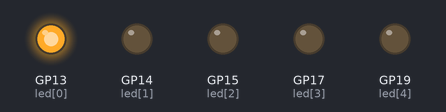
A program run on a simulated Raspberry Pi Pico running MicroPython. Parts: output pins drawn as LEDs (lit = HIGH). At 32.5 s the program stops and its outputs stay as they are.

Above: at 0.05 s.
At 3.97 s:
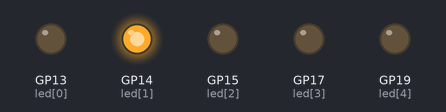
At 8.31 s:
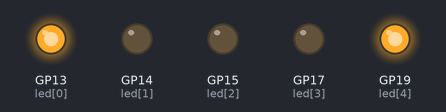
At 16.46 s:
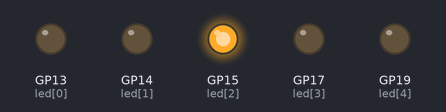
At 24.42 s:
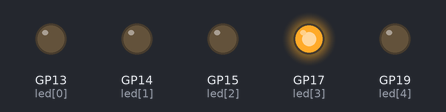
At 32.5 s:
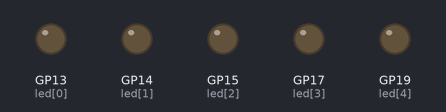
Timing chart, 0 to 34.0 s (numbered marks = the images above):
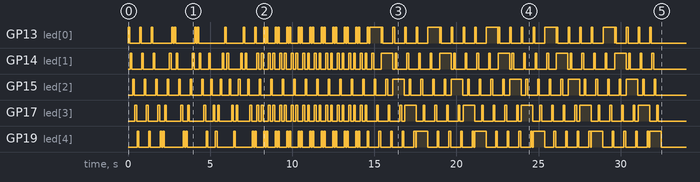

The program:

Workshop_EP2_LED.py
```python
from machine import Pin
import utime
import math

led_order = [13, 14, 15, 17, 19]
loop = 5

# 0.7 s per round
def Blink(no, on=0.10):
    led = Pin(no, Pin.OUT)
    led.on()
    utime.sleep(on)
    led.off()
    utime.sleep(0.04)

def Blink2(n1, n2):
    led1 = Pin(n1, Pin.OUT)
    led2 = Pin(n2, Pin.OUT)
    led1.on()
    led2.on()
    utime.sleep(0.10)
    led1.off()
    led2.off()
    utime.sleep(0.04)

def LeftToRight(r=loop):
    for i in range(r):
        for N in led_order:
            Blink(N)

def Reflex():
    for i in range(loop):
        if i%2 == 1:
            for N in reversed(led_order):
                Blink(N)
        elif i%2 == 0:
            for N in led_order:
                Blink(N)

def Reflex_con():
    for i in range(loop):
        if i%2 == 1:
            for N in reversed(led_order[:-1]):
                Blink(N)
        elif i%2 == 0:
            for N in led_order[1:]:
                Blink(N)

def Edge_to_Center(n=2):
    qty = len(led_order)
    for i in range(loop*n):
        for N, P in enumerate(led_order, start=1):
            pos = abs(N - math.ceil(qty/2))
            if  pos == 2:
                Blink2(led_order[0], led_order[4])
            elif pos == 1:
                Blink2(led_order[1], led_order[3])
            elif pos == 0:
                Blink(led_order[2])

def two_step():
    for i in range(5):
        #LeftToRight(1)
        for n in led_order:
            Pin(n, Pin.OUT).on()
            for t in led_order:
                led = Pin(t, Pin.OUT)
                led.on()
                utime.sleep(0.10)
                if n != t:
                    led.off()
                utime.sleep(0.04)

            #utime.sleep(0.1)
            Pin(n, Pin.OUT).off()
            utime.sleep(0.01)

LeftToRight(2)
Reflex()
Reflex_con()
Edge_to_Center()
two_step()
```

Measured:
- by itself, GP13 (led[0]): LOW → HIGH at 0.00 s, → LOW 0.10 s later, → HIGH 0.60 s later, → LOW 0.10 s later, … (108 changes in this stretch)
- by itself, GP14 (led[1]): LOW → HIGH at 0.14 s, → LOW 0.10 s later, → HIGH 0.60 s later, → LOW 0.10 s later, … (114 changes in this stretch)
- by itself, GP15 (led[2]): LOW → HIGH at 0.28 s, → LOW 0.10 s later, → HIGH 0.60 s later, → LOW 0.10 s later, … (94 changes in this stretch)
- by itself, GP17 (led[3]): LOW → HIGH at 0.42 s, → LOW 0.10 s later, → HIGH 0.60 s later, → LOW 0.10 s later, … (114 changes in this stretch)
- by itself, GP19 (led[4]): LOW → HIGH at 0.56 s, → LOW 0.10 s later, → HIGH 0.60 s later, → LOW 0.10 s later, … (110 changes in this stretch)
